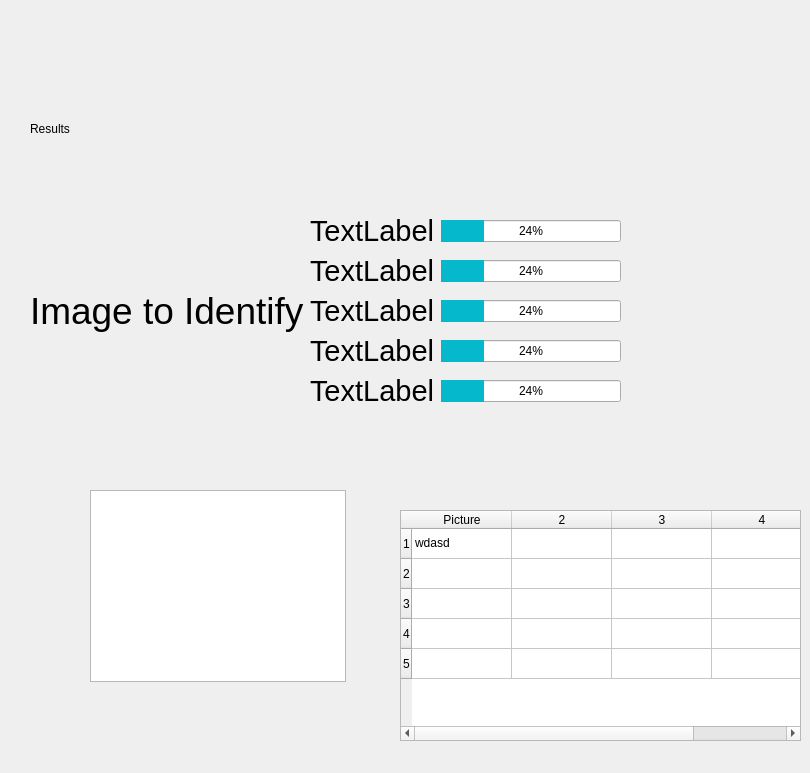
<?xml version="1.0" encoding="UTF-8"?>
<ui version="4.0">
 <class>Dialog</class>
 <widget class="QDialog" name="Dialog">
  <property name="geometry">
   <rect>
    <x>0</x>
    <y>0</y>
    <width>810</width>
    <height>773</height>
   </rect>
  </property>
  <property name="windowTitle">
   <string>Dialog</string>
  </property>
  <widget class="QWidget" name="gridLayoutWidget">
   <property name="geometry">
    <rect>
     <x>30</x>
     <y>50</y>
     <width>591</width>
     <height>431</height>
    </rect>
   </property>
   <layout class="QGridLayout" name="gridLayout">
    <item row="1" column="0">
     <widget class="QLabel" name="label_2">
      <property name="font">
       <font>
        <pointsize>28</pointsize>
       </font>
      </property>
      <property name="text">
       <string>Image to Identify</string>
      </property>
     </widget>
    </item>
    <item row="1" column="1">
     <layout class="QGridLayout" name="gridLayout_2">
      <item row="4" column="0">
       <widget class="QLabel" name="label_7">
        <property name="font">
         <font>
          <pointsize>22</pointsize>
         </font>
        </property>
        <property name="text">
         <string>TextLabel</string>
        </property>
       </widget>
      </item>
      <item row="2" column="0">
       <widget class="QLabel" name="label_5">
        <property name="font">
         <font>
          <pointsize>22</pointsize>
         </font>
        </property>
        <property name="text">
         <string>TextLabel</string>
        </property>
       </widget>
      </item>
      <item row="1" column="0">
       <widget class="QLabel" name="label_3">
        <property name="font">
         <font>
          <pointsize>22</pointsize>
         </font>
        </property>
        <property name="text">
         <string>TextLabel</string>
        </property>
       </widget>
      </item>
      <item row="3" column="0">
       <widget class="QLabel" name="label_6">
        <property name="font">
         <font>
          <pointsize>22</pointsize>
         </font>
        </property>
        <property name="text">
         <string>TextLabel</string>
        </property>
       </widget>
      </item>
      <item row="4" column="1">
       <widget class="QProgressBar" name="progressBar">
        <property name="styleSheet">
         <string notr="true">.QProgressBar 
{
	text-align: center;
}
.QProgressBar::chunk
{
	background-color: #05B8CC;
}</string>
        </property>
        <property name="value">
         <number>24</number>
        </property>
        <property name="invertedAppearance">
         <bool>false</bool>
        </property>
       </widget>
      </item>
      <item row="3" column="1">
       <widget class="QProgressBar" name="progressBar_2">
        <property name="styleSheet">
         <string notr="true">.QProgressBar 
{
	text-align: center;
}
.QProgressBar::chunk
{
	background-color: #05B8CC;
}</string>
        </property>
        <property name="value">
         <number>24</number>
        </property>
        <property name="invertedAppearance">
         <bool>false</bool>
        </property>
       </widget>
      </item>
      <item row="2" column="1">
       <widget class="QProgressBar" name="progressBar_3">
        <property name="styleSheet">
         <string notr="true">.QProgressBar 
{
	text-align: center;
}
.QProgressBar::chunk
{
	background-color: #05B8CC;
}</string>
        </property>
        <property name="value">
         <number>24</number>
        </property>
        <property name="invertedAppearance">
         <bool>false</bool>
        </property>
       </widget>
      </item>
      <item row="1" column="1">
       <widget class="QProgressBar" name="progressBar_4">
        <property name="styleSheet">
         <string notr="true">.QProgressBar 
{
	text-align: center;
}
.QProgressBar::chunk
{
	background-color: #05B8CC;
}</string>
        </property>
        <property name="value">
         <number>24</number>
        </property>
        <property name="invertedAppearance">
         <bool>false</bool>
        </property>
       </widget>
      </item>
      <item row="0" column="1">
       <widget class="QProgressBar" name="progressBar_5">
        <property name="styleSheet">
         <string notr="true">.QProgressBar 
{
	text-align: center;
}
.QProgressBar::chunk
{
	background-color: #05B8CC;
}</string>
        </property>
        <property name="value">
         <number>24</number>
        </property>
        <property name="invertedAppearance">
         <bool>false</bool>
        </property>
       </widget>
      </item>
      <item row="0" column="0">
       <widget class="QLabel" name="label_4">
        <property name="font">
         <font>
          <pointsize>22</pointsize>
         </font>
        </property>
        <property name="text">
         <string>TextLabel</string>
        </property>
       </widget>
      </item>
     </layout>
    </item>
    <item row="0" column="0" colspan="2">
     <widget class="QLabel" name="label">
      <property name="sizePolicy">
       <sizepolicy hsizetype="Fixed" vsizetype="Fixed">
        <horstretch>0</horstretch>
        <verstretch>0</verstretch>
       </sizepolicy>
      </property>
      <property name="text">
       <string>Results</string>
      </property>
     </widget>
    </item>
   </layout>
  </widget>
  <widget class="QTableView" name="tableView">
   <property name="geometry">
    <rect>
     <x>90</x>
     <y>490</y>
     <width>256</width>
     <height>192</height>
    </rect>
   </property>
   <property name="alternatingRowColors">
    <bool>true</bool>
   </property>
  </widget>
  <widget class="QTableWidget" name="tableWidget">
   <property name="geometry">
    <rect>
     <x>400</x>
     <y>510</y>
     <width>401</width>
     <height>231</height>
    </rect>
   </property>
   <property name="rowCount">
    <number>5</number>
   </property>
   <property name="columnCount">
    <number>4</number>
   </property>
   <row/>
   <row/>
   <row/>
   <row/>
   <row/>
   <column>
    <property name="text">
     <string>Picture</string>
    </property>
   </column>
   <column/>
   <column/>
   <column/>
   <item row="0" column="0">
    <property name="text">
     <string>wdasd</string>
    </property>
   </item>
   <item row="0" column="1">
    <property name="text">
     <string/>
    </property>
   </item>
  </widget>
  <widget class="QWidget" name="widget" native="true">
   <property name="geometry">
    <rect>
     <x>430</x>
     <y>580</y>
     <width>121</width>
     <height>21</height>
    </rect>
   </property>
  </widget>
 </widget>
 <resources>
  <include location="guiResource.qrc"/>
 </resources>
 <connections/>
</ui>
